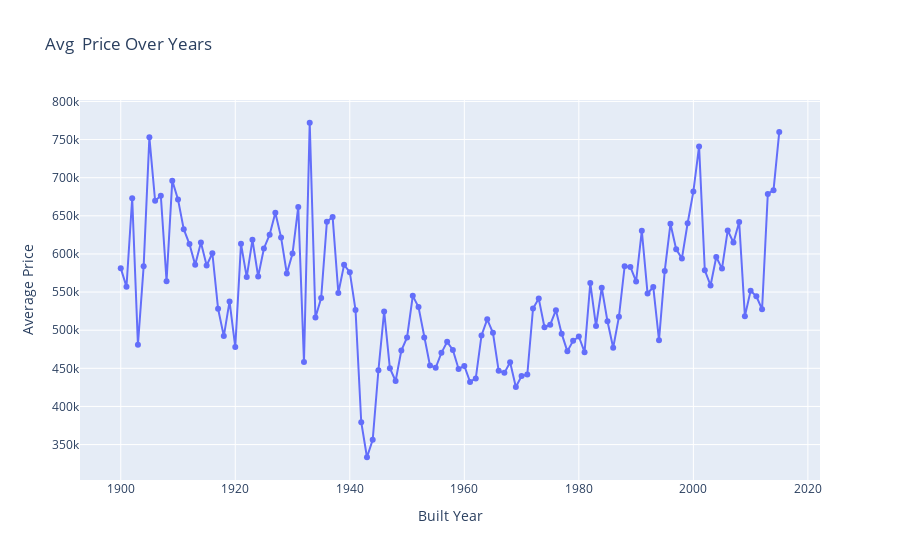

Here is the notebook cell this chart was saved with:
### Markdown cell above
## Avg Price by Built Years

### Code cell
avg_price_by_yr_built = data.groupby(by = "yr_built", as_index=False)["price"].agg(avg_price = "mean", std_price = "std")
fig = px.line(
    avg_price_by_yr_built, 
    x="yr_built", 
    y="avg_price", 
    title="Avg  Price Over Years",
    markers = True
    
    )
fig.update_layout(
    xaxis_title = "Built Year",
    yaxis_title = "Average Price"
)
fig.show()
